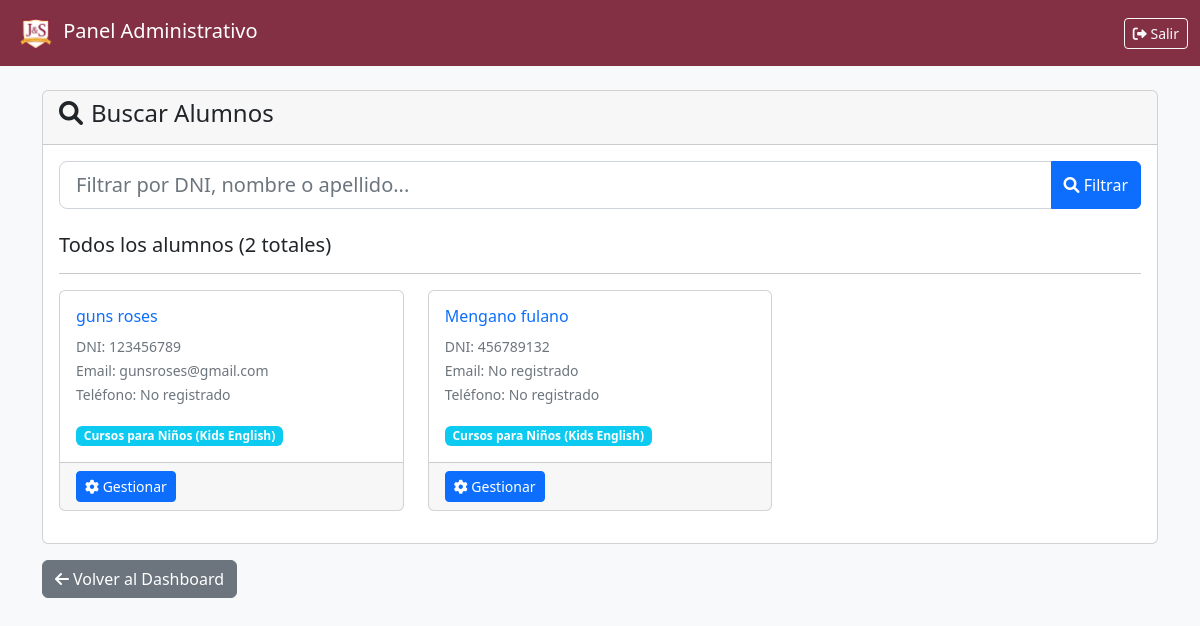
Before: /buscar-alumnos/ (signed in) with the older database file.
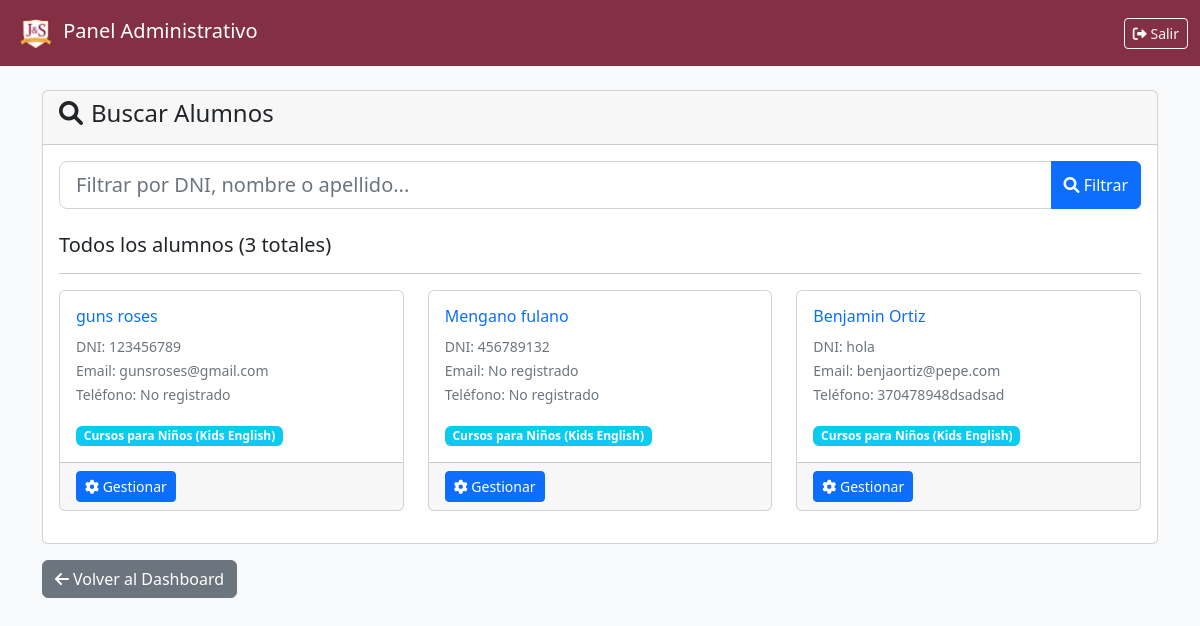
After: the same page with the newer database file.
### agency/models.py (models this page shows, shortened)
class Alumno(models.Model):
    user = models.OneToOneField(User, on_delete=models.CASCADE)
    dni = models.CharField(max_length=20, unique=True)
    telefono = models.CharField(
        max_length=15,
        validators=[validar_telefono_15_digitos],
        blank=True
    )
    curso = models.ForeignKey(Curso, on_delete=models.SET_NULL, null=True, blank=True)
    fecha_registro = models.DateTimeField(auto_now_add=True)

class Curso(models.Model):
    nombre = models.CharField(max_length=100)
    descripcion = models.TextField(blank=True)
    fecha_creacion = models.DateTimeField(auto_now_add=True)
    def __str__(self):
        return self.nombre

### agency/views.py (the view)
# urls.py: path('buscar-alumnos/', views.buscar_alumnos, name='buscar_alumnos'),
@login_required
@user_passes_test(is_admin)
def buscar_alumnos(request):
    curso_id = request.session.get('curso_seleccionado')
    if not curso_id:
        return redirect('seleccionar_curso')
    curso_actual = get_object_or_404(Curso, id=curso_id)
    query = request.GET.get('q', '')
    if query:
        alumnos = Alumno.objects.filter(
            curso=curso_actual
        ).filter(
            models.Q(dni__icontains=query) |
            models.Q(user__first_name__icontains=query) |
            models.Q(user__last_name__icontains=query)
        )
    else:
        alumnos = Alumno.objects.filter(curso=curso_actual)
    return render(request, 'agency/buscar_alumnos.html', {
        'alumnos': alumnos,
        'query': query,
        'curso_actual': curso_actual,
    })

### agency/views.py (called while the page is built)
def is_admin(user):
    return user.is_staff

### agency/templates/agency/buscar_alumnos.html (shortened to what the changed rows need)
{% load static %}
<!DOCTYPE html>
<html lang="es">
<head>
    <link href="https://cdn.jsdelivr.net/npm/bootstrap@5.2.3/dist/css/bootstrap.min.css" rel="stylesheet">
    <link href="https://cdnjs.cloudflare.com/ajax/libs/font-awesome/6.0.0/css/all.min.css" rel="stylesheet">
</head>
<body style="background-color: #f8f9fa;">
    <div class="container mt-4">
        <div class="row">
            <div class="col-12">
                <div class="card">
                    <div class="card-body">
                        <form method="get" class="mb-4">
                            <div class="input-group">
                            </div>
                        </form>
                        {% if query %}
                            <h5>Resultados para: "{{ query }}" ({{ alumnos.count }} encontrado{{ alumnos.count|pluralize }})</h5>
                        {% else %}
                            <h5>Todos los alumnos ({{ alumnos.count }} total{{ alumnos.count|pluralize:"es" }})</h5>
                        {% endif %}
                        <hr>
                        {% if alumnos %}
                            <div class="row">
                                {% for alumno in alumnos %}
                                    <div class="col-md-6 col-lg-4 mb-3">
                                        <div class="card h-100">
                                            <div class="card-body">
                                                <h6 class="card-title">
                                                    <a href="{% url 'gestionar_alumno' alumno.id %}" class="text-decoration-none">
                                                        {{ alumno.user.first_name }} {{ alumno.user.last_name }}
                                                    </a>
                                                </h6>
                                                <p class="card-text">
                                                    <small class="text-muted">DNI: {{ alumno.dni }}</small><br>
                                                    <small class="text-muted">Email: {{ alumno.user.email|default:"No registrado" }}</small><br>
                                                    <small class="text-muted">Teléfono: {{ alumno.telefono|default:"No registrado" }}</small>
                                                </p>
                                                <span class="badge bg-info">{{ alumno.curso|default:"Sin curso asignado" }}</span>
                                            </div>
                                            <div class="card-footer">
                                                <a href="{% url 'gestionar_alumno' alumno.id %}" class="btn btn-sm btn-primary">
                                                    <i class="fas fa-cog"></i> Gestionar
                                                </a>
                                            </div>
                                        </div>
                                    </div>
                                {% endfor %}
                            </div>
                        {% else %}
                            <div class="alert alert-info">
                                <i class="fas fa-info-circle me-2"></i>
                                No se encontraron alumnos{% if query %} que coincidan con "{{ query }}"{% endif %}
                            </div>
                        {% endif %}
                    </div>
                </div>
            </div>
        </div>
    </div>
</body>
</html>

Changed rows visible on the page:
added Alumno: user.first_name "Benjamin", user.last_name "Ortiz", dni "hola", user.email "benjaortiz@pepe.com", telefono "370478948dsadsad", curso "Cursos para Niños (Kids English)"
Other visible differences:
{{ alumnos.count }}: "2" → "3"
